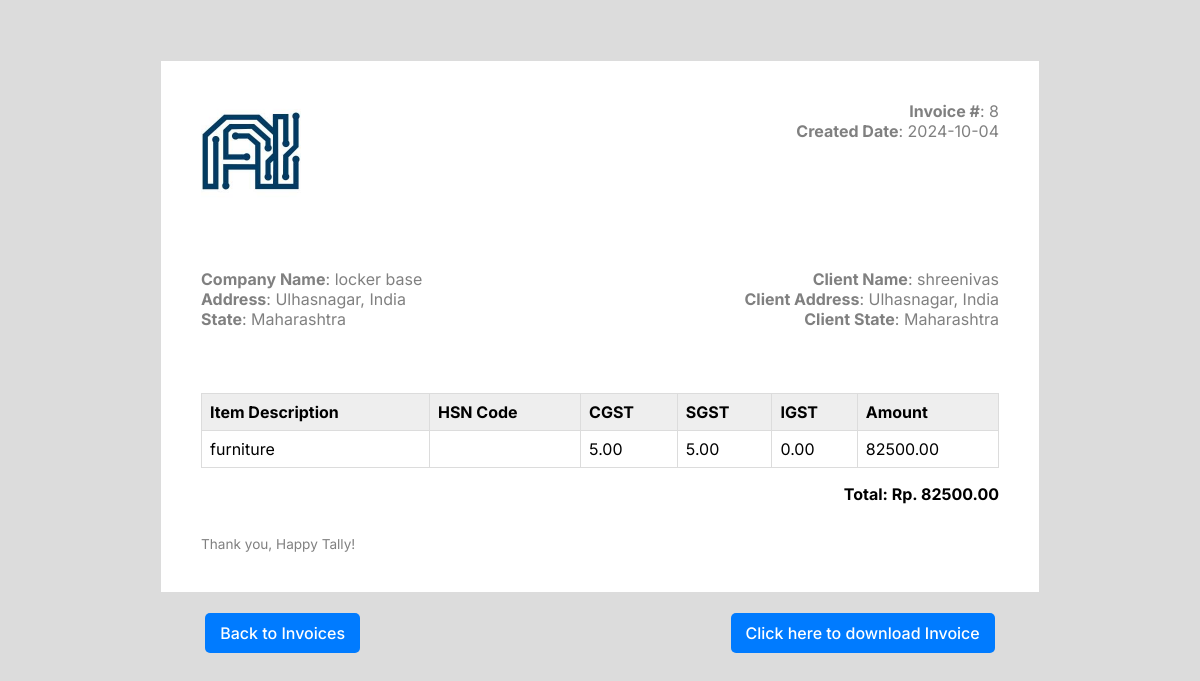
The page /public/display_invoice.php?id=8 (signed in) on the database its author committed.
### tables this page shows
CREATE TABLE `tax_invoice` (
  `id` int(11) NOT NULL,
  `user_id` int(11) DEFAULT NULL,
  `name` varchar(100) DEFAULT NULL,
  `company_name` varchar(100) DEFAULT NULL,
  `address` text DEFAULT NULL,
  `state` varchar(100) DEFAULT NULL,
  `product_name` varchar(100) DEFAULT NULL,
  `price` decimal(10,2) DEFAULT NULL,
  `quantity` int(11) DEFAULT NULL,
  `gst_rate` decimal(5,2) DEFAULT NULL,
  `cgst` decimal(5,2) DEFAULT NULL,
  `sgst` decimal(5,2) DEFAULT NULL,
  `igst` decimal(5,2) DEFAULT NULL,
  `total` decimal(10,2) DEFAULT NULL,
  `date` date DEFAULT NULL,
  `hsn_code` varchar(100) DEFAULT NULL,
  `gstin` varchar(15) DEFAULT NULL
);

### public/display_invoice.php (the view, shortened to what this page needs)
<?php
require "../config/database.php";
$invoice_id = $_GET['id'];
$stmt = $pdo->prepare("SELECT * FROM tax_invoice WHERE id = ? AND user_id = ?");
$stmt->execute([$invoice_id, $_SESSION['user_id']]);
$invoice = $stmt->fetch(PDO::FETCH_ASSOC);
$itemStmt = $pdo->prepare("SELECT * FROM tax_invoice WHERE id = ?");
$itemStmt->execute([$invoice_id]);
$items = $itemStmt->fetchAll(PDO::FETCH_ASSOC);
?>
<!DOCTYPE html>
<html lang="en">
<head>
    <link rel="stylesheet" href="../css/invoice.css" />
</head>
<body>
    <section class="wrapper-invoice">
        <div class="invoice">
            <div class="invoice-information">
                <p><strong>Invoice #</strong>: <?= htmlspecialchars($invoice['id']); ?></p>
                <p><strong>Created Date</strong>: <?= htmlspecialchars(date('Y-m-d', strtotime($invoice['date']))); ?></p>
            </div>
            <div class="invoice-logo-brand">
                <img src="../ai.jfif" alt="Brand Logo" />
            </div>
            <div class="invoice-head">
                <div class="head client-info">
                    <p><strong>Company Name</strong>: <?= htmlspecialchars($invoice['company_name']); ?></p>
                    <p><strong>Address</strong>: <?= htmlspecialchars($invoice['address']); ?></p>
                    <p><strong>State</strong>: <?= htmlspecialchars($invoice['state']); ?></p>
                </div>
                <div class="head client-data">
                    <p><strong>Client Name</strong>: <?= htmlspecialchars($invoice['name']); ?></p>
                    <p><strong>Client Address</strong>: <?= htmlspecialchars($invoice['address']); ?></p>
                    <p><strong>Client State</strong>: <?= htmlspecialchars($invoice['state']); ?></p>
                </div>
            </div>
            <div class="invoice-body">
                <table class="table">
                    <thead>
                        <tr>
                            <th>Item Description</th>
                            <th>HSN Code</th>
                            <th>CGST</th>
                            <th>SGST</th>
                            <th>IGST</th>
                            <th>Amount</th>
                        </tr>
                    </thead>
                    <tbody>
                        <?php foreach ($items as $item): ?>
                        <tr>
                            <td><?= htmlspecialchars($item['product_name']); ?></td>
                            <td><?= htmlspecialchars($item['hsn_code']); ?></td>
                            <td><?= htmlspecialchars($item['cgst']); ?></td>
                            <td><?= htmlspecialchars($item['sgst']); ?></td>
                            <td><?= htmlspecialchars($item['igst']); ?></td>
                            <td><?= htmlspecialchars($item['total']); ?></td>
                        </tr>
                        <?php endforeach; ?>
                    </tbody>
                </table>
                <div class="invoice-total-amount">
                    <p>Total: Rp. <?= htmlspecialchars($invoice['total']); ?></p>
                </div>
            </div>
            <div class="invoice-footer">
                <p>Thank you, Happy Tally!</p>
            </div>
        </div>
    </section>
    <div class="invoice-actions">
        <a href="invoice_view.php">Back to Invoices</a>
        <a href="download_invoice.php?id=<?= $invoice['id']; ?>">Click here to download Invoice</a>
    </div>
</body>
</html>

### css/invoice.css (style rules this page uses)
* { margin: 0 auto; padding: 0 auto; user-select: none; }
body { padding: 20px; font-family: "Inter", -apple-system, BlinkMacSystemFont, "Segoe UI", Roboto, Oxygen, Ubuntu, Cantarell, "Open Sans", "Helvetica Neue", sans-serif; -webkit-font-smoothing: antialiased; background-color: #dcdcdc; }
.wrapper-invoice { display: flex; justify-content: center; }
.wrapper-invoice .invoice { height: auto; background: #fff; padding: 5vh; margin-top: 5vh; max-width: 110vh; width: 100%; box-sizing: border-box; border: 1px solid #dcdcdc; }
.wrapper-invoice .invoice .invoice-information { float: right; text-align: right; }
.wrapper-invoice .invoice .invoice-information p { font-size: 2vh; color: gray; }
.wrapper-invoice .invoice .invoice-logo-brand img { max-width: 100px; width: 100%; object-fit: fill; }
.wrapper-invoice .invoice .invoice-head { display: flex; margin-top: 8vh; }
.wrapper-invoice .invoice .invoice-head .head { width: 100%; box-sizing: border-box; }
.wrapper-invoice .invoice .invoice-head .client-info { text-align: left; }
.wrapper-invoice .invoice .invoice-head .client-info p { font-size: 2vh; color: gray; }
.wrapper-invoice .invoice .invoice-head .client-data { text-align: right; }
.wrapper-invoice .invoice .invoice-head .client-data p { font-size: 2vh; color: gray; }
.wrapper-invoice .invoice .invoice-body { margin-top: 8vh; }
.wrapper-invoice .invoice .invoice-body .table { border-collapse: collapse; width: 100%; }
.wrapper-invoice .invoice .invoice-body .table thead tr th { font-size: 2vh; border: 1px solid #dcdcdc; text-align: left; padding: 1vh; background-color: #eeeeee; }
.wrapper-invoice .invoice .invoice-body .table tbody tr td { font-size: 2vh; border: 1px solid #dcdcdc; text-align: left; padding: 1vh; background-color: #fff; }
.wrapper-invoice .invoice .invoice-body .table tbody tr td:nth-child(2) { text-align: right; }
.wrapper-invoice .invoice .invoice-body .invoice-total-amount { margin-top: 1rem; }
.wrapper-invoice .invoice .invoice-body .invoice-total-amount p { font-weight: bold; color: "#0F172A"; text-align: right; font-size: 2vh; }
.wrapper-invoice .invoice .invoice-footer { margin-top: 4vh; }
.wrapper-invoice .invoice .invoice-footer p { font-size: 1.7vh; color: gray; }
.invoice-actions { display: flex; justify-content: space-between; margin-top: 20px; }
.invoice-actions a { background-color: #007bff; color: white; padding: 10px 15px; text-decoration: none; border-radius: 5px; transition: background-color 0.3s, transform 0.2s; font-weight: 500; }

### rows shown on the page
tax_invoice: id "8", date "2024-10-04", company_name "locker base", address "Ulhasnagar, India", state "Maharashtra", name "shreenivas", product_name "furniture", cgst "5.00", sgst "5.00", igst "0.00", total "82500.00"
